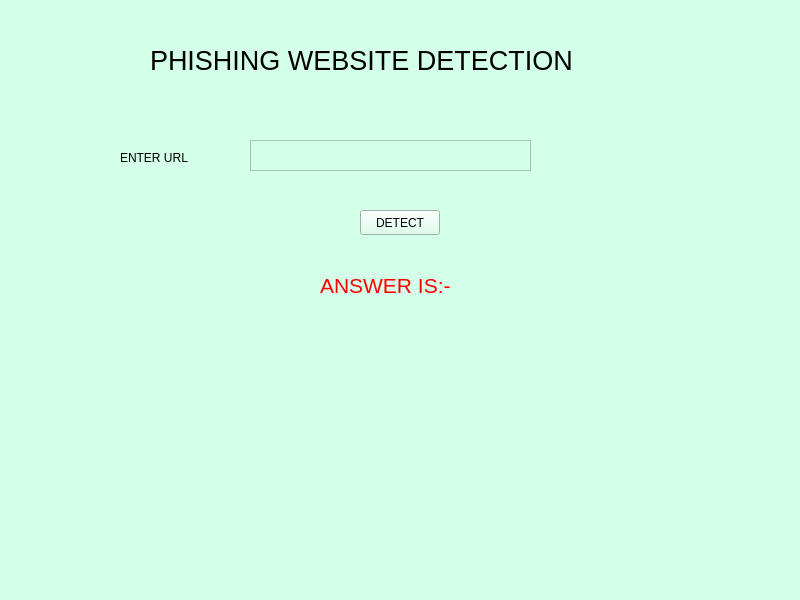
<?xml version="1.0" encoding="UTF-8"?>
<ui version="4.0">
 <class>MainWindow</class>
 <widget class="QMainWindow" name="MainWindow">
  <property name="geometry">
   <rect>
    <x>0</x>
    <y>0</y>
    <width>800</width>
    <height>600</height>
   </rect>
  </property>
  <property name="windowTitle">
   <string>MainWindow</string>
  </property>
  <property name="autoFillBackground">
   <bool>false</bool>
  </property>
  <property name="styleSheet">
   <string notr="true">
background-color: rgb(212, 255, 232);</string>
  </property>
  <widget class="QWidget" name="centralwidget">
   <widget class="QLabel" name="label">
    <property name="geometry">
     <rect>
      <x>120</x>
      <y>30</y>
      <width>551</width>
      <height>61</height>
     </rect>
    </property>
    <property name="font">
     <font>
      <pointsize>20</pointsize>
     </font>
    </property>
    <property name="text">
     <string>    PHISHING WEBSITE DETECTION</string>
    </property>
   </widget>
   <widget class="QPushButton" name="pushButton">
    <property name="geometry">
     <rect>
      <x>360</x>
      <y>210</y>
      <width>80</width>
      <height>25</height>
     </rect>
    </property>
    <property name="text">
     <string>DETECT</string>
    </property>
   </widget>
   <widget class="QLabel" name="label_2">
    <property name="geometry">
     <rect>
      <x>320</x>
      <y>260</y>
      <width>191</width>
      <height>51</height>
     </rect>
    </property>
    <property name="font">
     <font>
      <pointsize>16</pointsize>
     </font>
    </property>
    <property name="styleSheet">
     <string notr="true">color: rgb(255, 0, 0);</string>
    </property>
    <property name="text">
     <string>ANSWER IS:-</string>
    </property>
   </widget>
   <widget class="QTextEdit" name="textEdit">
    <property name="geometry">
     <rect>
      <x>250</x>
      <y>140</y>
      <width>281</width>
      <height>31</height>
     </rect>
    </property>
   </widget>
   <widget class="QLabel" name="label_3">
    <property name="geometry">
     <rect>
      <x>120</x>
      <y>150</y>
      <width>91</width>
      <height>16</height>
     </rect>
    </property>
    <property name="text">
     <string>ENTER URL</string>
    </property>
   </widget>
  </widget>
  <widget class="QMenuBar" name="menubar">
   <property name="geometry">
    <rect>
     <x>0</x>
     <y>0</y>
     <width>800</width>
     <height>30</height>
    </rect>
   </property>
  </widget>
  <widget class="QStatusBar" name="statusbar"/>
 </widget>
 <resources/>
 <connections/>
</ui>
